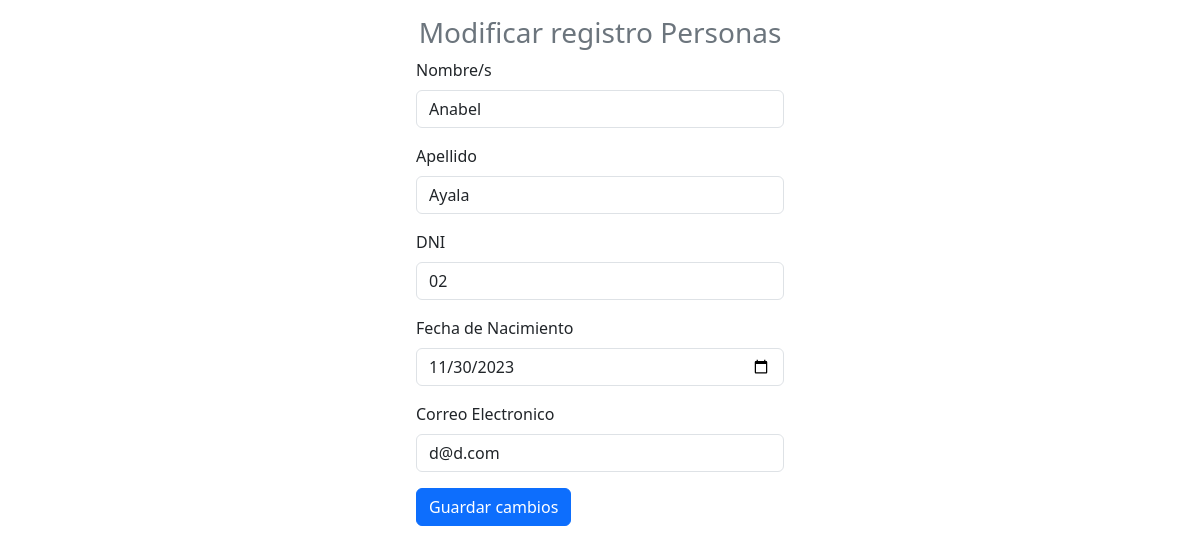
/modificar.php?id=9, run on the app's committed database.
### tables this page shows
CREATE TABLE `personas` (
  `id_persona` int(11) NOT NULL,
  `nombre` varchar(200) NOT NULL,
  `apellido` varchar(200) NOT NULL,
  `dni` varchar(200) NOT NULL,
  `fecha` date NOT NULL,
  `correo` varchar(200) NOT NULL
);

### modificar.php (the view, shortened to what this page needs)
<?php
include("modelo/conexion.php");
$id = $_GET["id"];
$sql = $conexion->query("SELECT * FROM personas WHERE id_persona=$id");
?>
<!DOCTYPE html>
<html lang="en">
<head>
    <link href="https://cdn.jsdelivr.net/npm/bootstrap@5.3.2/dist/css/bootstrap.min.css" rel="stylesheet">
</head>
<body>
    <form class="col-4 p-3 m-auto" method="POST">
        <h3 class="text-center text-secondary">Modificar registro Personas</h3>
        <?php
        include("controlador/modificar_php.php");
        while ($datos = $sql->fetch_object()) { ?>
            <div class="mb-3">
                <label for="exampleInputEmail1" class="form-label">Nombre/s</label>
                <input type="text" class="form-control" name="nombre" value="<?= $datos->nombre?>">
            </div>
            <div class="mb-3">
                <label for="exampleInputEmail1" class="form-label">Apellido</label>
                <input type="text" class="form-control" name="apellido" value="<?= $datos->apellido?>">
            </div>
            <div class="mb-3">
                <label for="exampleInputEmail1" class="form-label">DNI</label>
                <input type="text" class="form-control" name="dni" value="<?= $datos->dni?>">
            </div>
            <div class="mb-3">
                <label for="exampleInputEmail1" class="form-label">Fecha de Nacimiento</label>
                <input type="date" class="form-control" name="fecha" value="<?= $datos->fecha?>">
            </div>
            <div class="mb-3">
                <label for="exampleInputEmail1" class="form-label">Correo Electronico</label>
                <input type="email" class="form-control" name="correo"  value="<?= $datos->correo?>">
            </div>
        <?php }
        ?>
        <button type="submit" class="btn btn-primary" name="btnmodificar" value="ok">Guardar cambios</button>
    </form>
</body>
</html>

### data on the page
personas: nombre "Anabel", apellido "Ayala", dni "02", fecha "11/30/2023", correo "d@d.com"
